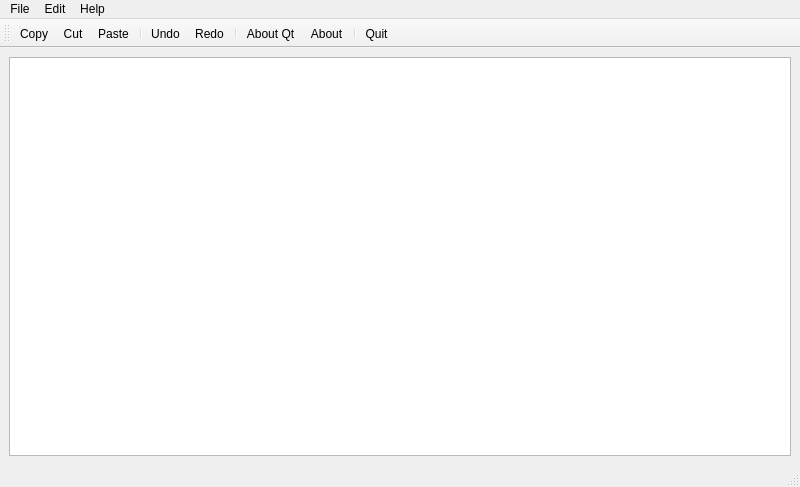
<?xml version="1.0" encoding="UTF-8"?>
<ui version="4.0">
 <class>MainWindow</class>
 <widget class="QMainWindow" name="MainWindow">
  <property name="geometry">
   <rect>
    <x>0</x>
    <y>0</y>
    <width>800</width>
    <height>487</height>
   </rect>
  </property>
  <property name="windowTitle">
   <string>MainWindow</string>
  </property>
  <widget class="QWidget" name="centralwidget">
   <layout class="QVBoxLayout" name="verticalLayout">
    <item>
     <widget class="QTextEdit" name="inputText"/>
    </item>
   </layout>
  </widget>
  <widget class="QMenuBar" name="menubar">
   <property name="geometry">
    <rect>
     <x>0</x>
     <y>0</y>
     <width>800</width>
     <height>25</height>
    </rect>
   </property>
   <widget class="QMenu" name="menuFile">
    <property name="title">
     <string>File</string>
    </property>
    <addaction name="actionQuit"/>
   </widget>
   <widget class="QMenu" name="menuEdit">
    <property name="title">
     <string>Edit</string>
    </property>
    <addaction name="actionCut"/>
    <addaction name="actionCopy"/>
    <addaction name="actionPaste"/>
    <addaction name="separator"/>
    <addaction name="actionUndo"/>
    <addaction name="actionRedo"/>
   </widget>
   <widget class="QMenu" name="menuHelp">
    <property name="title">
     <string>Help</string>
    </property>
    <addaction name="actionAbout"/>
    <addaction name="actionAbout_Qt"/>
   </widget>
   <addaction name="menuFile"/>
   <addaction name="menuEdit"/>
   <addaction name="menuHelp"/>
  </widget>
  <widget class="QStatusBar" name="statusbar"/>
  <widget class="QToolBar" name="toolBar">
   <property name="windowTitle">
    <string>toolBar</string>
   </property>
   <attribute name="toolBarArea">
    <enum>TopToolBarArea</enum>
   </attribute>
   <attribute name="toolBarBreak">
    <bool>false</bool>
   </attribute>
   <addaction name="actionCopy"/>
   <addaction name="actionCut"/>
   <addaction name="actionPaste"/>
   <addaction name="separator"/>
   <addaction name="actionUndo"/>
   <addaction name="actionRedo"/>
   <addaction name="separator"/>
   <addaction name="actionAbout_Qt"/>
   <addaction name="actionAbout"/>
   <addaction name="separator"/>
   <addaction name="actionQuit"/>
  </widget>
  <action name="actionQuit">
   <property name="icon">
    <iconset resource="resource.qrc">
     <normaloff>:/images/quitIcon.png</normaloff>:/images/quitIcon.png</iconset>
   </property>
   <property name="text">
    <string>Quit</string>
   </property>
  </action>
  <action name="actionCut">
   <property name="icon">
    <iconset resource="resource.qrc">
     <normaloff>:/images/cutIcon.png</normaloff>:/images/cutIcon.png</iconset>
   </property>
   <property name="text">
    <string>Cut</string>
   </property>
  </action>
  <action name="actionCopy">
   <property name="icon">
    <iconset resource="resource.qrc">
     <normaloff>:/images/copyIcon.png</normaloff>:/images/copyIcon.png</iconset>
   </property>
   <property name="text">
    <string>Copy</string>
   </property>
  </action>
  <action name="actionPaste">
   <property name="icon">
    <iconset resource="resource.qrc">
     <normaloff>:/images/pasteIcon.png</normaloff>:/images/pasteIcon.png</iconset>
   </property>
   <property name="text">
    <string>Paste</string>
   </property>
  </action>
  <action name="actionUndo">
   <property name="icon">
    <iconset resource="resource.qrc">
     <normaloff>:/images/undoIcon.png</normaloff>:/images/undoIcon.png</iconset>
   </property>
   <property name="text">
    <string>Undo</string>
   </property>
  </action>
  <action name="actionRedo">
   <property name="icon">
    <iconset resource="resource.qrc">
     <normaloff>:/images/redoIcon.png</normaloff>:/images/redoIcon.png</iconset>
   </property>
   <property name="text">
    <string>Redo</string>
   </property>
  </action>
  <action name="actionAbout">
   <property name="icon">
    <iconset resource="resource.qrc">
     <normaloff>:/images/aboutIcon.png</normaloff>:/images/aboutIcon.png</iconset>
   </property>
   <property name="text">
    <string>About</string>
   </property>
  </action>
  <action name="actionAbout_Qt">
   <property name="icon">
    <iconset resource="resource.qrc">
     <normaloff>:/images/aboutQtIcon.png</normaloff>:/images/aboutQtIcon.png</iconset>
   </property>
   <property name="text">
    <string>About Qt</string>
   </property>
  </action>
 </widget>
 <resources>
  <include location="resource.qrc"/>
 </resources>
 <connections/>
</ui>
